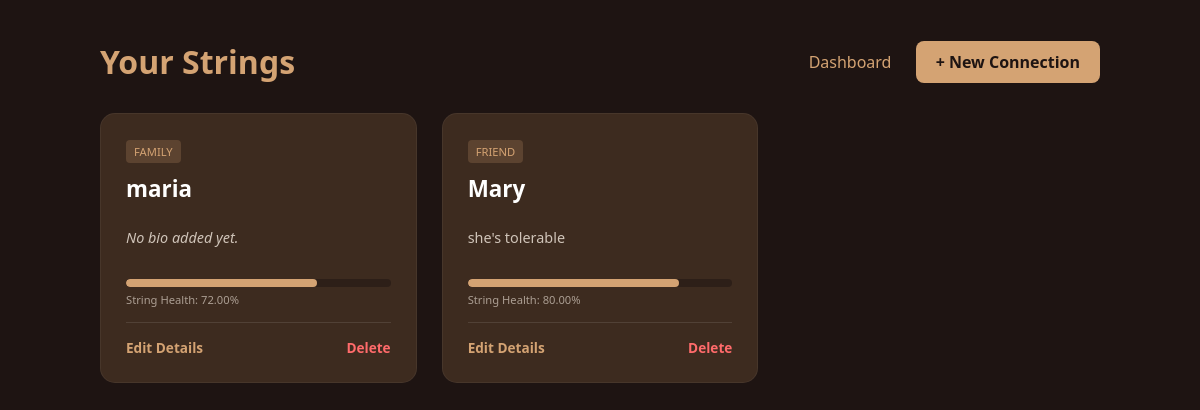
/user/view_connections.php (signed in), run on the app's committed database.
### tables this page shows
CREATE TABLE `strings` (
  `stringID` int(11) NOT NULL,
  `connectionID` int(11) DEFAULT NULL,
  `ownerID` varchar(10) DEFAULT NULL,
  `stringHealth` decimal(5,2) DEFAULT 100.00,
  `lastInteraction` timestamp NOT NULL DEFAULT current_timestamp() ON UPDATE current_timestamp()
);

CREATE TABLE `connections` (
  `ownerID` varchar(10) DEFAULT NULL,
  `connectionID` int(11) NOT NULL,
  `Name` varchar(20) DEFAULT NULL,
  `RelationshipType` enum('Friend','Family','Partner','Colleague') DEFAULT NULL,
  `Birthday` date DEFAULT NULL,
  `Bio` varchar(100) DEFAULT NULL
);

### user/view_connections.php (the view, shortened to what this page needs)
<?php
require_once '../config/db.php';
$uid = $_SESSION['user_id'];
$sql = "SELECT c.connectionID, c.Name, c.RelationshipType, c.Birthday, c.Bio, s.stringHealth
        FROM CONNECTIONS c
        LEFT JOIN STRINGS s ON c.connectionID = s.connectionID
        WHERE c.ownerID = ?
        ORDER BY c.Name ASC";
$stmt = $conn->prepare($sql);
$stmt->bind_param("s", $uid);
$stmt->execute();
$result = $stmt->get_result();
?>
<!DOCTYPE html>
<html lang="en">
<head>
</head>
<body>
<div class="header-area">
    <h1>Your Strings</h1>
    <div>
        <a href="dashboard.php" style="color: #d4a373; margin-right: 20px; text-decoration: none;">Dashboard</a>
        <a href="add_connection.php" class="btn-add">+ New Connection</a>
    </div>
</div>
<div class="grid">
    <?php if ($result->num_rows > 0): ?>
        <?php while($row = $result->fetch_assoc()): ?>
            <div class="card">
                <div>
                    <span class="type-tag"><?php echo htmlspecialchars($row['RelationshipType']); ?></span>
                    <h3 class="name"><?php echo htmlspecialchars($row['Name']); ?></h3>
                </div>
                <p class="bio">
                    <?php echo !empty($row['Bio']) ? htmlspecialchars($row['Bio']) : "<i>No bio added yet.</i>"; ?>
                </p>
                <div class="health-bar-container">
                    <?php $health = $row['stringHealth'] ?? 100; ?>
                    <div class="health-fill" style="width: <?php echo $health; ?>%;"></div>
                </div>
                <div style="font-size: 0.7rem; margin-top: -15px; margin-bottom: 15px; opacity: 0.6;">
                    String Health: <?php echo $health; ?>%
                </div>
                <div class="actions">
                    <a href="edit_connection.php?id=<?php echo $row['connectionID']; ?>" class="edit">Edit Details</a>
                    <a href="delete_connection.php?id=<?php echo $row['connectionID']; ?>"
                       class="delete"
                       onclick="return confirm('Are you sure you want to delete this string?')">Delete</a>
                </div>
            </div>
        <?php endwhile; ?>
    <?php else: ?>
        <div class="empty-state">
            <p>No connections found. Start by adding a new string!</p>
        </div>
    <?php endif; ?>
</div>
</body>
</html>

### user/view_connections.php (style rules this page uses)
body { font-family: 'Segoe UI', sans-serif; background: #1e1412; color: #f5ebe0; margin: 0; padding: 40px; }
.header-area { display: flex; justify-content: space-between; align-items: center; max-width: 1000px; margin: 0 auto 30px auto; }
h1 { color: #d4a373; margin: 0; }
.btn-add { background: #d4a373; color: #1e1412; padding: 10px 20px; text-decoration: none; border-radius: 8px; font-weight: bold; }
.grid { display: grid; grid-template-columns: repeat(auto-fill, minmax(300px, 1fr)); gap: 25px; max-width: 1000px; margin: 0 auto; }
.card { background: #3d2b1f; padding: 25px; border-radius: 15px; border: 1px solid rgba(255, 255, 255, 0.05); transition: transform 0.3s; display: flex; flex-direction: column; }
.type-tag { font-size: 0.7rem; text-transform: uppercase; background: rgba(212, 163, 115, 0.2); color: #d4a373; padding: 4px 8px; border-radius: 4px; display: inline-block; margin-bottom: 10px; }
.name { font-size: 1.4rem; margin: 0 0 10px 0; color: #fff; }
.bio { font-size: 0.9rem; opacity: 0.8; margin-bottom: 15px; line-height: 1.4; flex-grow: 1; }
.health-bar-container { background: #2d1f18; height: 8px; border-radius: 4px; margin-bottom: 20px; overflow: hidden; }
.health-fill { height: 100%; background: #d4a373; border-radius: 4px; }
.actions { display: flex; justify-content: space-between; border-top: 1px solid rgba(255,255,255,0.1); padding-top: 15px; }
.actions a { text-decoration: none; font-size: 0.85rem; font-weight: bold; }
.edit { color: #d4a373; }
.delete { color: #ff6b6b; }

### data on the page
strings: connectionID.RelationshipType "FAMILY", connectionID.Name "maria", shows "No bio added yet.", stringHealth "72.00"
strings: connectionID.RelationshipType "FRIEND", connectionID.Name "Mary", connectionID.Bio "she's tolerable", stringHealth "80.00"
